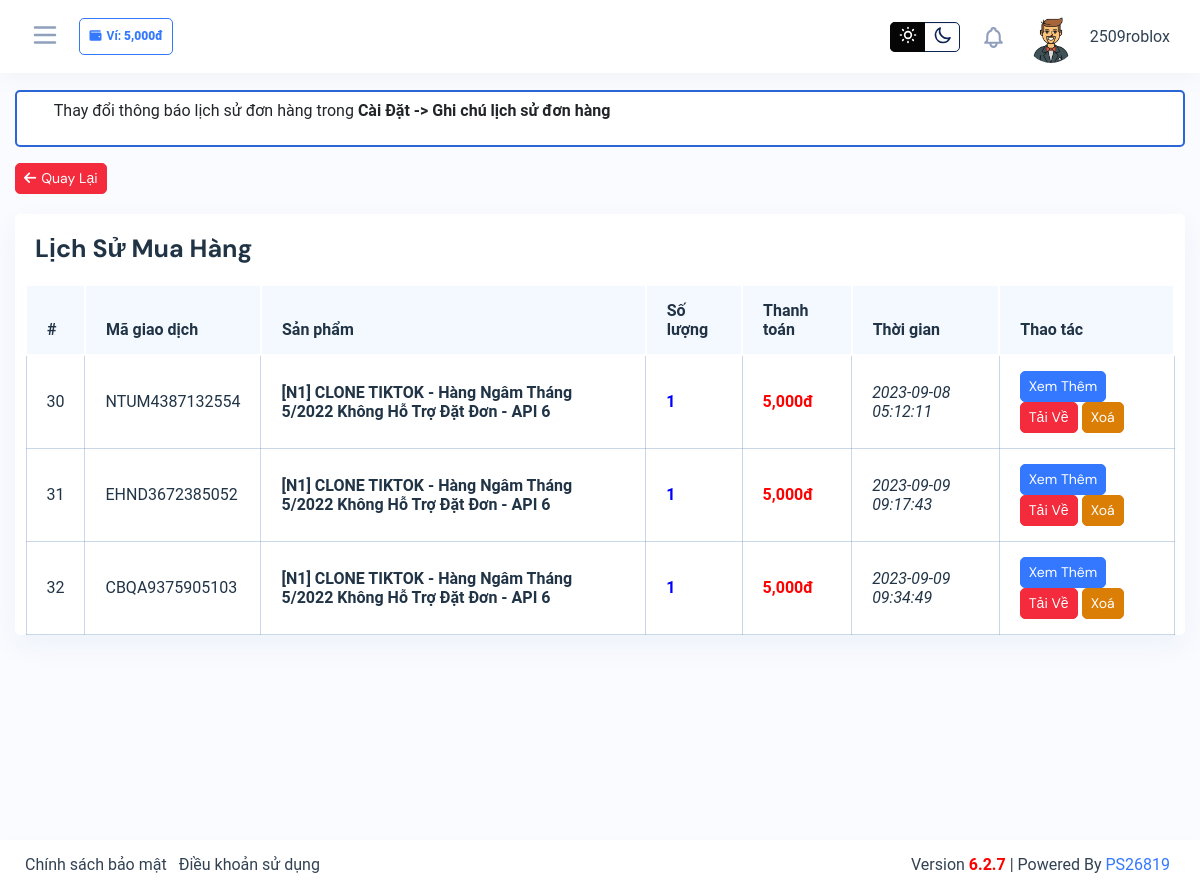
The app's page /client/orders.php (signed in), older data.
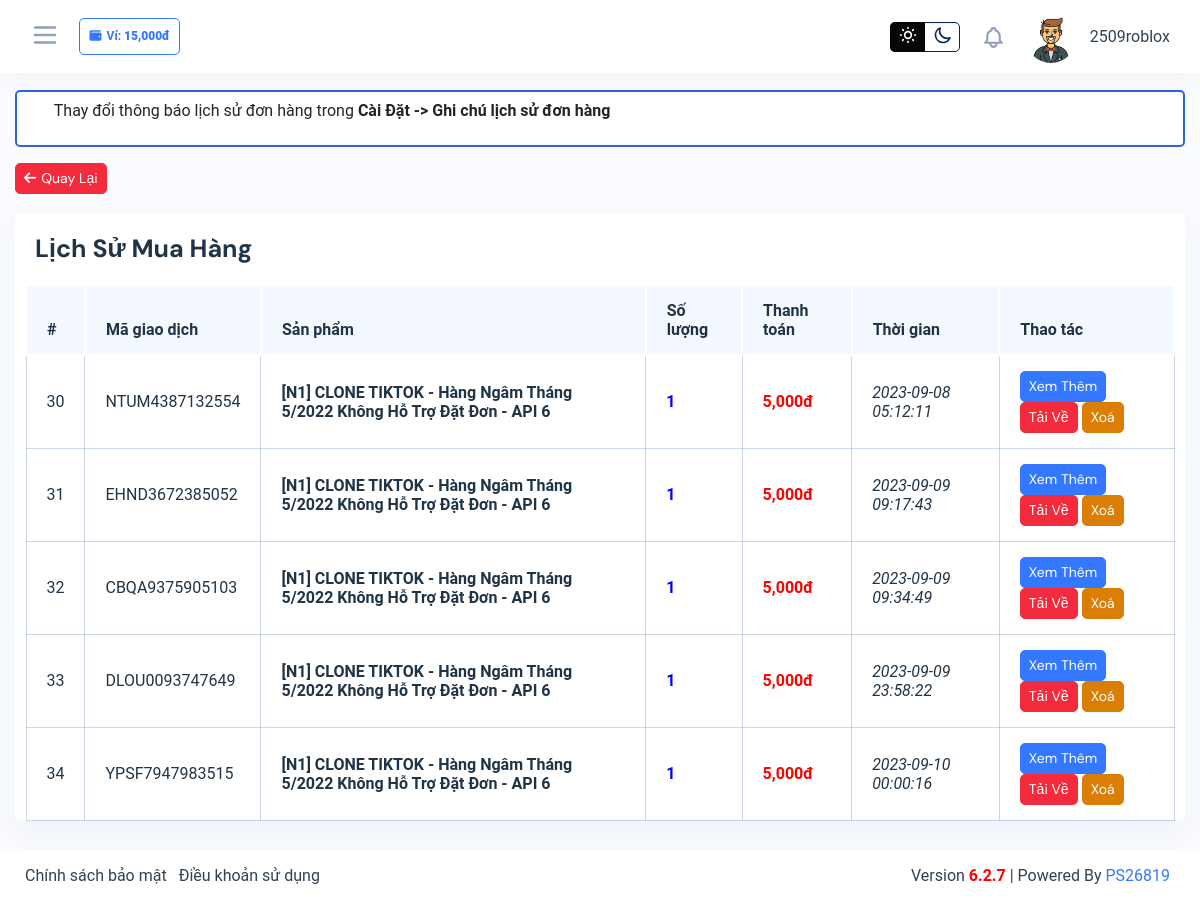
The same page, newer data.
### tables this page shows
CREATE TABLE `clone_user` (
  `user_id` int(11) NOT NULL,
  `user_username` varchar(225) NOT NULL,
  `user_password` varchar(225) NOT NULL,
  `user_email` varchar(225) NOT NULL,
  `user_asset` int(225) NOT NULL,
  `user_date` timestamp NOT NULL DEFAULT current_timestamp()
);

CREATE TABLE `clone_order` (
  `order_id` int(11) NOT NULL,
  `order_user` int(11) NOT NULL,
  `order_data` text NOT NULL,
  `order_price` int(225) NOT NULL,
  `order_brand` int(225) NOT NULL,
  `order_amout` int(225) NOT NULL,
  `order_code` varchar(225) NOT NULL,
  `order_date` timestamp NOT NULL DEFAULT current_timestamp()
);

CREATE TABLE `clone_brand` (
  `brand_id` int(11) NOT NULL,
  `brand_name` varchar(225) NOT NULL,
  `brand_desc` varchar(225) NOT NULL,
  `brand_category` int(225) NOT NULL,
  `brand_country` varchar(225) NOT NULL,
  `brand_price` int(225) NOT NULL,
  `brand_date` timestamp NOT NULL DEFAULT current_timestamp()
);

### lib/database.php (called while the page is built, shortened)
<?php
class Database
{
    public $host   = DB_HOST;
    public $user   = DB_USER;
    public $pass   = DB_PASS;
    public $dbname = DB_NAME;
    public $post = DB_POST;
    public $link;
    private function connectDB()
    {
        $this->link = new mysqli(
            $this->host,
            $this->user,
            $this->pass,
            $this->dbname,
            $this->post
        );
        $this->link->set_charset("utf8");
    }
    public function select($query)
    {
        $result = $this->link->query($query) or
            die($this->link->error . __LINE__);
        if ($result->num_rows > 0) {
            return $result;
        } else {
            return false;
        }
    }
}

### classes/brand.class.php (called while the page is built, shortened)
<?php
include_once __DIR__ . '/../lib/database.php';
$db = new Database();
?>
<?php
class order
{
    private $db;
    public function __construct()
    {
        global $db;
        $this->db = $db;
    }
    public function show_order()
    {
        $order_user = $_SESSION['clone_user_id'];
        $query = "SELECT * FROM clone_order
        JOIN clone_brand ON clone_order.order_brand = clone_brand.brand_id
        WHERE clone_order.order_user = '$order_user' ";
        $result = $this->db->select($query);
        return $result;
    }
    public function show_product_by_order_code($order_code)
    {
        $query = "SELECT * FROM clone_product where product_order = '$order_code'";
        $result = $this->db->select($query);
        return $result;
    }
}
?>
<?php
class user
{
    private $db;
    public function __construct()
    {
        global $db;
        $this->db = $db;
    }
    public function getuserbyid($id)
    {
        $query = "SELECT * FROM clone_user WHERE user_id = '$id'";
        $result = $this->db->select($query);
        return $result;
    }
}
?>

### client/orders.php (the view, shortened to what this page needs)
<?php
include_once '../inc/header.inc.php';
?>
<div style="padding-top:90px">
    <div class="content-page">
        <div class="container-fluid">
            <div class="row">
                <div class="col-lg-12">
                    <div class="alert bg-white alert-primary" role="alert">
                        <div class="iq-alert-icon">
                        </div>
                        <div class="iq-alert-text">
                            <p>Thay đổi th&ocirc;ng b&aacute;o lịch sử đơn h&agrave;ng trong <strong>C&agrave;i
                                    Đặt -&gt;&nbsp;Ghi ch&uacute; lịch sử đơn h&agrave;ng</strong></p>
                        </div>
                    </div>
                </div>
                <div class="col-lg-6 text-left">
                    <div class="mb-3">
                        <a href="" type="button" class="btn btn-danger btn-sm"><i
                                class="fas fa-arrow-left mr-1"></i>Quay Lại</a>
                    </div>
                </div>
                <div class="col-lg-6 text-right">
                </div>
                <div class="col-lg-12">
                    <div class="card">
                        <div class="card-header d-flex justify-content-between">
                            <div class="header-title">
                                <h4 class="card-title">Lịch Sử Mua Hàng</h4>
                            </div>
                        </div>
                        <div class="card-body p-0">
                            <div class="table-responsive">
                                <table class="table data-table table-hover mb-0">
                                    <thead class="table-color-heading">
                                        <tr>
                                            <th width="5%">#</th>
                                            <th>Mã giao dịch</th>
                                            <th>Sản phẩm</th>
                                            <th>Số lượng</th>
                                            <th>Thanh toán</th>
                                            <th>Thời gian</th>
                                            <th>Thao tác</th>
                                        </tr>
                                    </thead>
                                    <tbody>
                                        <?php
                                        $show_order = $order->show_order();
                                        if (isset($show_order)) {
                                            if ($show_order && $show_order->num_rows > 0) {
                                                while ($results = $show_order->fetch_assoc()) {
                                        ?>
                                        <tr class="even">
                                            <td><?php echo $results['order_id'] ?></td>
                                            <td><?php echo $results['order_code'] ?></td>
                                            <td><b><?php echo $results['brand_name'] ?></b></td>
                                            <td><b style="color:blue;"><?php echo $results['order_amout'] ?></b></td>
                                            <td><b
                                                    style="color:red;"><?php echo number_format($results['order_amout'] * $results['order_price']) ?>đ</b>
                                            </td>
                                            <td><i><?php echo $results['order_date'] ?></i></td>
                                            <td><a type="button"
                                                    href="../client/orders_detail.php?bill=<?php echo $results['order_code'] ?>"
                                                    class="btn btn-primary btn-sm">Xem Thêm</a>
                                                <button type="button" onclick="downloadFile('<?php echo $results['order_code']; ?>',`
<?php
                                                    $show_product_by_order_code1 = $order->show_product_by_order_code($results['order_code']);
                                                    if (isset($show_product_by_order_code1)) {
                                                        if ($show_product_by_order_code1 && $show_product_by_order_code1->num_rows > 0) {
                                                            while ($resultss = $show_product_by_order_code1->fetch_assoc()) {
?>
'<?php echo $resultss['product_data']; ?>'
<?php
                                                            }
                                                        } else {
?>
<?php
                                                        }
                                                    } else {
?>
<?php
                                                    }
?>`)" class="btn btn-danger btn-sm">Tải Về</button>
                                                <button type="button"
                                                    onclick="RemoveRow(51630, `0fa5978762a28811e77eb369d275de0b`, `PCLA1693978818`)"
                                                    class="btn btn-warning btn-sm">Xoá</button>
                                            </td>
                                        </tr>
                                        <?php
                                                }
                                            } else {
                                                ?>
                                        <?php
                                            }
                                        } else {
                                            ?>
                                        <?php
                                        }
                                        ?>
                                    </tbody>
                                </table>
                            </div>
                        </div>
                    </div>
                </div>
            </div>
        </div>
    </div>
</div>
</div>
<footer class="iq-footer">
    <div class="container-fluid">
        <div class="row">
            <div class="col-lg-6">
                <ul class="list-inline mb-0">
                    <li class="list-inline-item"><a>Chính sách
                            bảo mật</a></li>
                    <li class="list-inline-item"><a>Điều khoản sử dụng</a>
                    </li>
                </ul>
            </div>
            <div class="col-lg-6 text-right">
                <span class="mr-1">
                    Version <b style="color: red;">6.2.7</b> | Powered By <a target="_blank"
                        href="../client/home.php">PS26819</a>
                </span>
            </div>
        </div>
    </div>
</footer>
</body>
</html>

### inc/header.inc.php (shortened to what this page needs)
<?php
include_once __DIR__ .  '/../classes/brand.class.php';
$user = new user();
$order = new order();
if (isset($_SESSION['clone_user_id'])) {
    $getuserbyid = $user->getuserbyid($_SESSION['clone_user_id']);
}
?>
<!doctype html>
<html>
<head>
    <link rel="stylesheet" href="../public/datum/assets/css/backend-plugin.min.css">
    <link rel="stylesheet" href="../resources/css/responsive.css">
    <link rel="stylesheet" href="../resources/css/backend.css?v=1.0.0">
    <link rel="stylesheet" href="../resources/css/customize.css">
    <link rel="stylesheet" href="https://cdnjs.cloudflare.com/ajax/libs/font-awesome/6.0.0/css/all.min.css"
 />
    <link class="main-stylesheet" href="../public/sweetalert2/default.css" rel="stylesheet" type="text/css">
    <link class="main-stylesheet" href="../public/cute-alert/style.css" rel="stylesheet" type="text/css">
</head>
<body class="color-light ">
    <div class="wrapper">
        <?php
        if (isset($getuserbyid)) {
            if ($getuserbyid && $getuserbyid->num_rows > 0) {
                while ($result = $getuserbyid->fetch_assoc()) {
        ?>
        <div class="iq-top-navbar">
            <div class="iq-navbar-custom">
                <nav class="navbar navbar-expand-lg navbar-light p-0">
                    <div class="side-menu-bt-sidebar">
                        <svg xmlns="http://www.w3.org/2000/svg" class="text-secondary wrapper-menu" width="30"
                            fill="none" viewBox="0 0 24 24" stroke="currentColor">
                            <path stroke-linecap="round" stroke-linejoin="round" stroke-width="2"
                                d="M4 6h16M4 12h16M4 18h16"></path>
                        </svg>
                        <span class="badge badge2 border border-primary text-primary"><i
                                class="fas fa-wallet mr-1"></i>Ví:
                            <b><?php echo  number_format($result['user_asset']) ?>đ</b></span>
                    </div>
                    <div class="d-flex align-items-center">
                        <div class="change-mode">
                            <div class="custom-control custom-switch custom-switch-icon custom-control-inline">
                                <div class="custom-switch-inner">
                                    <label class="custom-control-label" for="dark-mode" data-mode="toggle">
                                        <span class="switch-icon-right">
                                            <svg xmlns="http://www.w3.org/2000/svg" id="h-moon" height="20" width="20"
                                                class="h-6 w-6" fill="none" viewBox="0 0 24 24" stroke="currentColor">
                                                <path stroke-linecap="round" stroke-linejoin="round" stroke-width="2"
                                                    d="M20.354 15.354A9 9 0 018.646 3.646 9.003 9.003 0 0012 21a9.003 9.003 0 008.354-5.646z">
                                                </path>
                                            </svg>
                                        </span>
                                        <span class="switch-icon-left">
                                        </span>
                                    </label>
                                </div>
                            </div>
                        </div>
                        <div class="collapse navbar-collapse" id="navbarSupportedContent">
                            <ul class="navbar-nav ml-auto navbar-list align-items-center">
                                <li class="nav-item nav-icon dropdown">
                                    <a href="#" class="search-toggle dropdown-toggle" id="notification-dropdown"
                                        data-toggle="dropdown" aria-haspopup="true" aria-expanded="false">
                                    </a>
                                </li>
                                <li class="nav-item nav-icon dropdown">
                                    <a href="#" class="nav-item nav-icon dropdown-toggle pr-0 search-toggle"
                                        id="dropdownMenuButton" data-toggle="dropdown" aria-haspopup="true"
                                        aria-expanded="false">
                                        <img src="../public/datum/assets/images/user/1.jpg"
                                            class="img-fluid avatar-rounded" alt="user">
                                        <span class="mb-0 ml-2 user-name"><?php echo  $result['user_username'] ?></span>
                                    </a>
                                </li>
                            </ul>
                        </div>
                    </div>
                </nav>
            </div>
        </div>
        <?php
                }
            } else {
                ?>
        <?php
            }
        }
        ?>

### resources/css/customize.css (style rules this page uses)
body { scrollbar-width: thin; scrollbar-color: black #ccc; }
.badge2 { padding: 0.8em 0.8em; line-height: 1.3; text-transform: capitalize; border-radius: 5px; }
.table tr th { border: 2px white solid; }

### inc/header.inc.php (style rules this page uses)
body { font-family: 'Roboto', sans-serif; }
.change-mode .custom-switch.custom-switch-icon label.custom-control-label:after { top: 0; left: 0; width: 35px; height: 30px; border-radius: 5px 0 0 5px; background-color: #060606; border-color: #060606; z-index: 0; }

Row changes from the older to the newer data that the page shows:
changed clone_user "2509roblox": user_asset "5,000" → "15,000"
added clone_order: order_id "33", order_code "DLOU0093747649", clone_brand.brand_name "[N1] CLONE TIKTOK - Hàng Ngâm Tháng 5/2022 Không Hỗ Trợ Đặt Đơn - API 6", order_amout "1", $results['order_amout'] * $results['order_price'] "5,000", order_date "2023-09-09 23:58:22"
added clone_order: order_id "34", order_code "YPSF7947983515", clone_brand.brand_name "[N1] CLONE TIKTOK - Hàng Ngâm Tháng 5/2022 Không Hỗ Trợ Đặt Đơn - API 6", order_amout "1", $results['order_amout'] * $results['order_price'] "5,000", order_date "2023-09-10 00:00:16"
